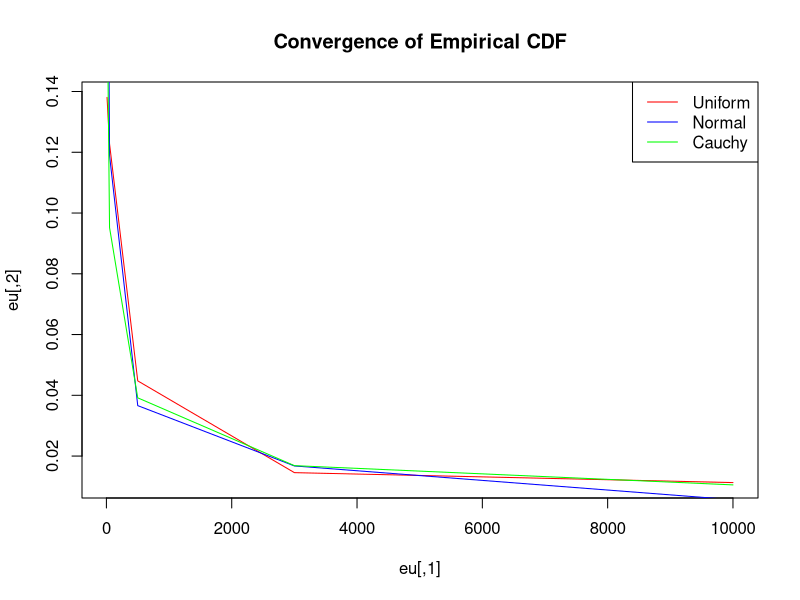

Write the R code that produced this figure.
## ---- chunk 1
#| echo: true
#| message: false
#| fig-align: center
#| fig-cap: "Figure: Illustration of Glivenko–Cantelli."
#| out-width: 70%
#| fig-height: 6
#| fig-weight: 6
#| view-distance: 10

ru <- runif(10000); F10 <- ecdf(ru[1:10]); F50 <- ecdf(ru[1:50]) 
F500 <- ecdf(ru[1:500]); F3000 <- ecdf(ru[1:3000]); F10000 <- ecdf(ru)

eu <- c(10, max(abs(F10(ru[1:10]) - punif(ru[1:10]))))
eu <- rbind(eu, c(50, max(abs(F50(ru[1:50]) - punif(ru[1:50])))))
eu <- rbind(eu, c(500, max(abs(F500(ru[1:500]) - punif(ru[1:500])))))
eu <- rbind(eu, c(3000, max(abs(F3000(ru[1:3000]) - punif(ru[1:3000])))))
eu <- rbind(eu, c(10000, max(abs(F10000(ru[1:10000]) - punif(ru[1:10000])))))

rn <- rnorm(10000); Fn10 <- ecdf(rn[1:10]); Fn50 <- ecdf(rn[1:50]) 
Fn500 <- ecdf(rn[1:500]); Fn3000 <- ecdf(rn[1:3000]); Fn10000 <- ecdf(rn)

en <- c(10, max(abs(Fn10(rn[1:10]) - pnorm(rn[1:10]))))
en <- rbind(en, c(50, max(abs(Fn50(rn[1:50]) - pnorm(rn[1:50])))))
en <- rbind(en, c(500, max(abs(Fn500(rn[1:500]) - pnorm(rn[1:500])))))
en <- rbind(en, c(3000, max(abs(Fn3000(rn[1:3000]) - pnorm(rn[1:3000])))))
en <- rbind(en, c(10000, max(abs(Fn10000(rn[1:10000]) - pnorm(rn[1:10000])))))

rc <- rcauchy(10000); Fc10 <- ecdf(rc[1:10]); Fc50 <- ecdf(rc[1:50]) 
Fc500 <- ecdf(rc[1:500]); Fc3000 <- ecdf(rc[1:3000]); Fc10000 <- ecdf(rc)

ec <- c(10, max(abs(Fc10(rc[1:10]) - pcauchy(rc[1:10]))))
ec <- rbind(ec, c(50, max(abs(Fc50(rc[1:50]) - pcauchy(rc[1:50])))))
ec <- rbind(ec, c(500, max(abs(Fc500(rc[1:500]) - pcauchy(rc[1:500])))))
ec <- rbind(ec, c(3000, max(abs(Fc3000(rc[1:3000]) - pcauchy(rc[1:3000]))))) 
ec <- rbind(ec, c(10000, max(abs(Fc10000(rc[1:10000]) - pcauchy(rc[1:10000])))))

plot(eu,type='l',col='red',main='Convergence of Empirical CDF')
lines(en,col='blue')
lines(ec,col='green')
legend('topright',c('Uniform','Normal','Cauchy'), lty=1, col=c('red','blue','green'))
